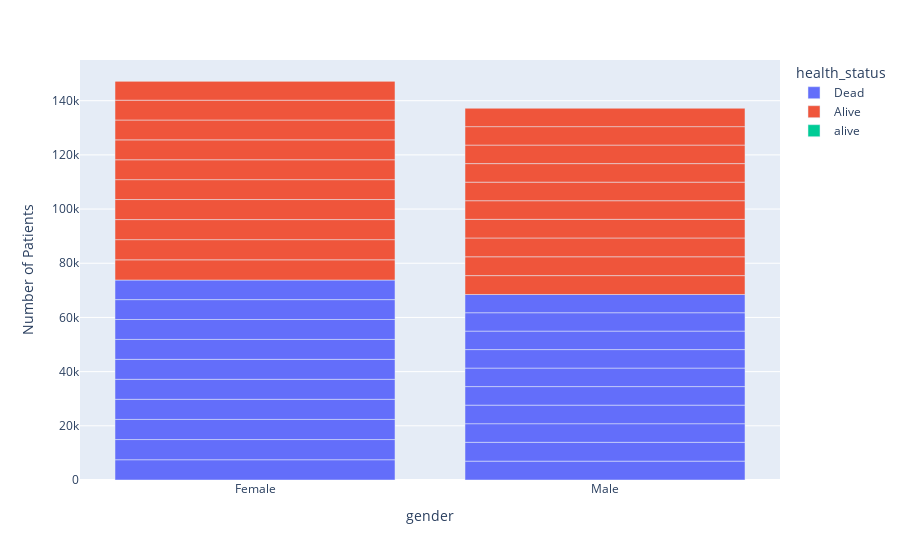

Notebook cell for this chart:
### Code cell
px.bar(infectious_data_gender, x= 'gender' , y='Number of Patients', color= 'health_status')

### Figure 1 — Plotly figure (JSON) as saved in the notebook; plotly's stock layout.template omitted (floating-point values rounded to 4 significant figures)
{"data": [{"alignmentgroup": "True", "hovertemplate": "health_status=Dead<br>gender=%{x}<br>Number of Patients=%{y}<extra></extra>", "legendgroup": "Dead", "marker": {"color": "#636efa", "pattern": {"shape": ""}}, "name": "Dead", "offsetgroup": "Dead", "orientation": "v", "showlegend": true, "textposition": "auto", "type": "bar", "x": ["Female", "Female", "Female", "Female", "Female", "Female", "Female", "Female", "Female", "Female", "Male", "Male", "Male", "Male", "Male", "Male", "Male", "Male", "Male", "Male"], "xaxis": "x", "y": [7483, 7447, 7431, 7423, 7380, 7370, 7356, 7356, 7336, 7228, 6965, 6942, 6878, 6848, 6847, 6830, 6829, 6822, 6779, 6739], "yaxis": "y"}, {"alignmentgroup": "True", "hovertemplate": "health_status=Alive<br>gender=%{x}<br>Number of Patients=%{y}<extra></extra>", "legendgroup": "Alive", "marker": {"color": "#EF553B", "pattern": {"shape": ""}}, "name": "Alive", "offsetgroup": "Alive", "orientation": "v", "showlegend": true, "textposition": "auto", "type": "bar", "x": ["Female", "Female", "Female", "Female", "Female", "Female", "Female", "Female", "Female", "Female", "Male", "Male", "Male", "Male", "Male", "Male", "Male", "Male", "Male", "Male"], "xaxis": "x", "y": [7465, 7445, 7402, 7396, 7345, 7345, 7335, 7334, 7316, 7078, 6963, 6951, 6936, 6886, 6873, 6849, 6844, 6840, 6804, 6787], "yaxis": "y"}, {"alignmentgroup": "True", "hovertemplate": "health_status=alive<br>gender=%{x}<br>Number of Patients=%{y}<extra></extra>", "legendgroup": "alive", "marker": {"color": "#00cc96", "pattern": {"shape": ""}}, "name": "alive", "offsetgroup": "alive", "orientation": "v", "showlegend": true, "textposition": "auto", "type": "bar", "x": ["Female"], "xaxis": "x", "y": [1], "yaxis": "y"}], "layout": {"barmode": "relative", "legend": {"title": {"text": "health_status"}, "tracegroupgap": 0}, "margin": {"t": 60}, "xaxis": {"anchor": "y", "domain": [0, 1], "title": {"text": "gender"}}, "yaxis": {"anchor": "x", "domain": [0, 1], "title": {"text": "Number of Patients"}}}}
